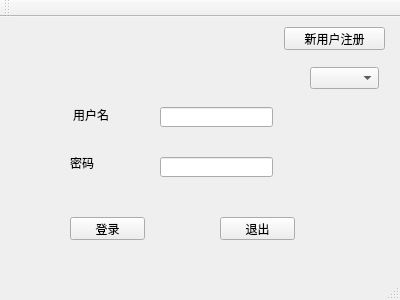
<?xml version="1.0" encoding="UTF-8"?>
<ui version="4.0">
 <class>MainWindow</class>
 <widget class="QMainWindow" name="MainWindow">
  <property name="geometry">
   <rect>
    <x>0</x>
    <y>0</y>
    <width>400</width>
    <height>300</height>
   </rect>
  </property>
  <property name="windowTitle">
   <string>MainWindow</string>
  </property>
  <widget class="QWidget" name="centralWidget">
   <widget class="QPushButton" name="logButton">
    <property name="geometry">
     <rect>
      <x>70</x>
      <y>200</y>
      <width>75</width>
      <height>23</height>
     </rect>
    </property>
    <property name="text">
     <string>登录</string>
    </property>
   </widget>
   <widget class="QPushButton" name="exitButton">
    <property name="geometry">
     <rect>
      <x>220</x>
      <y>200</y>
      <width>75</width>
      <height>23</height>
     </rect>
    </property>
    <property name="text">
     <string>退出</string>
    </property>
   </widget>
   <widget class="QLabel" name="label1">
    <property name="geometry">
     <rect>
      <x>73</x>
      <y>90</y>
      <width>51</width>
      <height>16</height>
     </rect>
    </property>
    <property name="text">
     <string>用户名</string>
    </property>
   </widget>
   <widget class="QLabel" name="label2">
    <property name="geometry">
     <rect>
      <x>70</x>
      <y>140</y>
      <width>54</width>
      <height>12</height>
     </rect>
    </property>
    <property name="text">
     <string>密码</string>
    </property>
   </widget>
   <widget class="QPushButton" name="newButton">
    <property name="geometry">
     <rect>
      <x>284</x>
      <y>10</y>
      <width>101</width>
      <height>23</height>
     </rect>
    </property>
    <property name="text">
     <string>新用户注册</string>
    </property>
   </widget>
   <widget class="QLineEdit" name="lineEdit1">
    <property name="geometry">
     <rect>
      <x>160</x>
      <y>90</y>
      <width>113</width>
      <height>20</height>
     </rect>
    </property>
   </widget>
   <widget class="QLineEdit" name="lineEdit2">
    <property name="geometry">
     <rect>
      <x>160</x>
      <y>140</y>
      <width>113</width>
      <height>20</height>
     </rect>
    </property>
   </widget>
   <widget class="QComboBox" name="comboBox">
    <property name="geometry">
     <rect>
      <x>310</x>
      <y>50</y>
      <width>69</width>
      <height>22</height>
     </rect>
    </property>
    <property name="editable">
     <bool>false</bool>
    </property>
   </widget>
  </widget>
  <widget class="QMenuBar" name="menuBar">
   <property name="geometry">
    <rect>
     <x>0</x>
     <y>0</y>
     <width>400</width>
     <height>23</height>
    </rect>
   </property>
  </widget>
  <widget class="QToolBar" name="mainToolBar">
   <attribute name="toolBarArea">
    <enum>TopToolBarArea</enum>
   </attribute>
   <attribute name="toolBarBreak">
    <bool>false</bool>
   </attribute>
  </widget>
  <widget class="QStatusBar" name="statusBar"/>
 </widget>
 <layoutdefault spacing="6" margin="11"/>
 <resources/>
 <connections/>
</ui>
